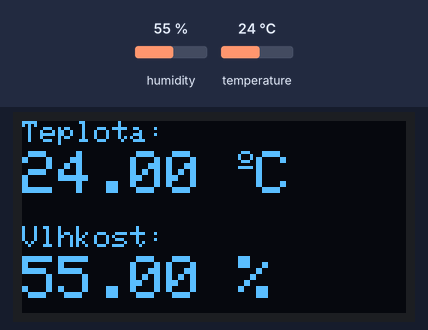
Recording of a sketch running on a simulated Arduino Uno, built with avr-gcc and run on an emulated ATmega328P. Parts: 128×64 one-colour display. Inputs (shaded band) come from the test bench; at power-on: humidity 55 %, temperature 24 °C.

Above: at 7.6 s.
7.7 s: humidity set to 22 %
At 12.6 s:
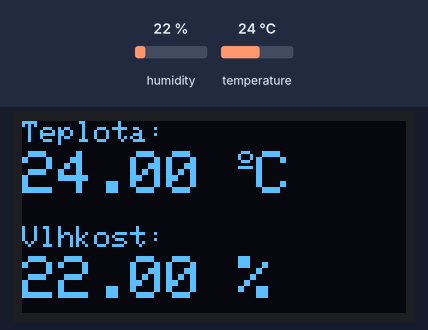
15.2 s: temperature set to 12 °C
At 17.8 s:
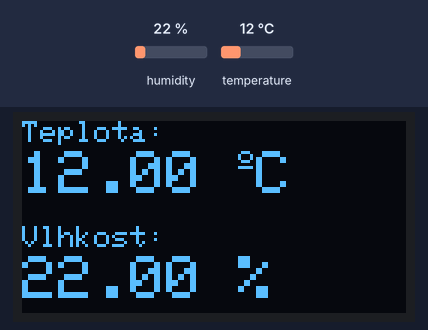
22.7 s: humidity set to 40 %
At 28.0 s:
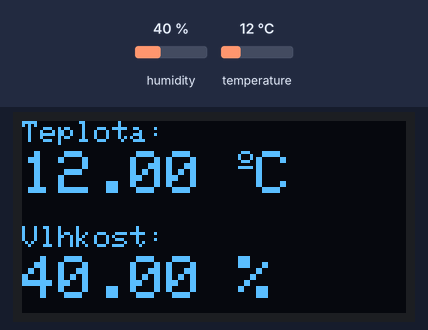
30.2 s: temperature set to 19 °C
At 33.1 s:
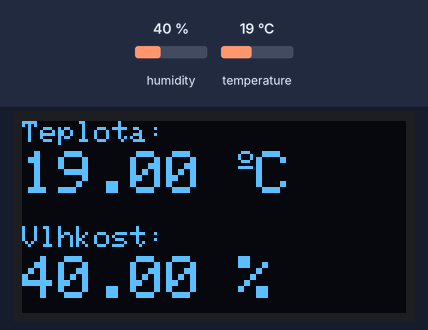
Timing chart, 0 to 34.6 s (numbered marks = the images above; inputs shaded):
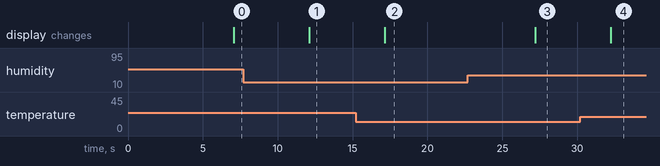

Measured:
- after the input at 7.7 s, the display: changes after 4.4 s (image 1)
- after the input at 15.2 s, the display: changes after 1.9 s (image 2)
- after the input at 22.7 s, the display: changes after 4.5 s (image 3)
- after the input at 30.2 s, the display: changes after 2.0 s (image 4)

The sketch:

sketch.ino
```cpp
#include <Wire.h>
#include <Adafruit_GFX.h>
#include <Adafruit_SSD1306.h>
#include <Adafruit_Sensor.h>
#include <DHT.h>

#define SCREEN_WIDTH 128
#define SCREEN_HEIGHT 64

Adafruit_SSD1306 display(SCREEN_WIDTH, SCREEN_HEIGHT, &Wire, -1);

#define DHTPIN 14

#define DHTTYPE    DHT22

DHT dht(DHTPIN, DHTTYPE);

void setup() {
  Serial.begin(115200);

  dht.begin();

  if(!display.begin(SSD1306_SWITCHCAPVCC, 0x3C)) {
    Serial.println(F("SSD1306 nenajdene"));
    for(;;);
  }
  delay(2000);
  display.clearDisplay();
  display.setTextColor(WHITE);
}

void loop() {
  delay(5000);

  float t = dht.readTemperature();
  float h = dht.readHumidity();
  if (isnan(h) || isnan(t)) {
    Serial.println("Zlyhalo citanie zo senzora!");
  }
  display.clearDisplay();

  display.setTextSize(1);
  display.setCursor(0,0);
  display.print("Teplota: ");
  display.setTextSize(2);
  display.setCursor(0,10);
  display.print(t);
  display.print(" ");
  display.setTextSize(1);
  display.cp437(true);
  display.write(167);
  display.setTextSize(2);
  display.print("C");

  display.setTextSize(1);
  display.setCursor(0, 35);
  display.print("Vlhkost: ");
  display.setTextSize(2);
  display.setCursor(0, 45);
  display.print(h);
  display.print(" %");

  display.display();
}
```
